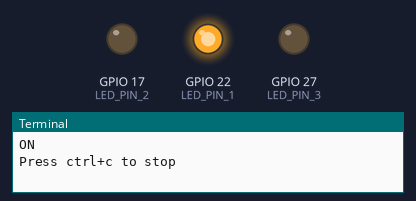
This program was run on a simulated Raspberry Pi (BCM pin numbers). On the bench: output pins drawn as LEDs (lit = HIGH), the last lines printed to the terminal.

Above: at 3.0 s.
At 7.0 s:
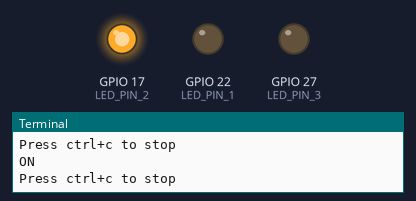
At 11.0 s:
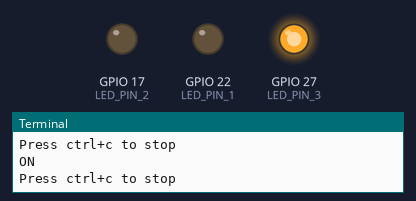
At 14.0 s:
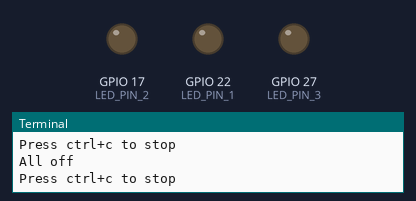
Timing chart, 0 to 19.2 s (numbered marks = the images above):
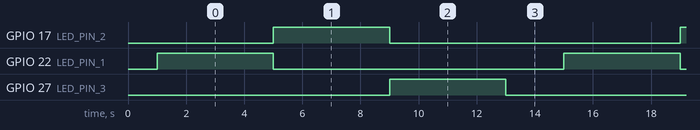

Measured:
- by itself, GPIO 17 (LED_PIN_2), GPIO 22 (LED_PIN_1), GPIO 27 (LED_PIN_3): alternates HIGH for 4.0 s and LOW for 10.0 s
- by itself, everything shown: repeats every 14.0 s, in 4 steps

The program:

led_interface.py
```python
import RPi.GPIO as GPIO
import time

LED_PIN_1 = 22
LED_PIN_2 = 17
LED_PIN_3 = 27

GPIO.setmode(GPIO.BCM)
GPIO.setup(LED_PIN_1,GPIO.OUT)
GPIO.setup(LED_PIN_2,GPIO.OUT)
GPIO.setup(LED_PIN_3,GPIO.OUT)

time.sleep(1)

try:
	while(1):
		print "ON"
		print "Press ctrl+c to stop"
		GPIO.output(LED_PIN_1, True)
		GPIO.output(LED_PIN_2, False)
		GPIO.output(LED_PIN_3, False)
		time.sleep(4)
		print "ON"
		print "Press ctrl+c to stop"
		GPIO.output(LED_PIN_2, True)
		GPIO.output(LED_PIN_1, False)
		GPIO.output(LED_PIN_3, False)
		time.sleep(4)
		print "ON"
		print "Press ctrl+c to stop"
		GPIO.output(LED_PIN_3, True)
		GPIO.output(LED_PIN_2, False)
		GPIO.output(LED_PIN_1, False)
		time.sleep(4)
		print "All off"
		print "Press ctrl+c to stop"
		GPIO.output(LED_PIN_1, False)
		GPIO.output(LED_PIN_2, False)
		GPIO.output(LED_PIN_3, False)
		time.sleep(2)

except KeyboardInterrupt:
	print "Keyboard Interrupt - Turning off LEDs"
	GPIO.output(LED_PIN_1, False)
	GPIO.output(LED_PIN_2, False)
	GPIO.output(LED_PIN_3, False)
	GPIO.cleanup()
```
